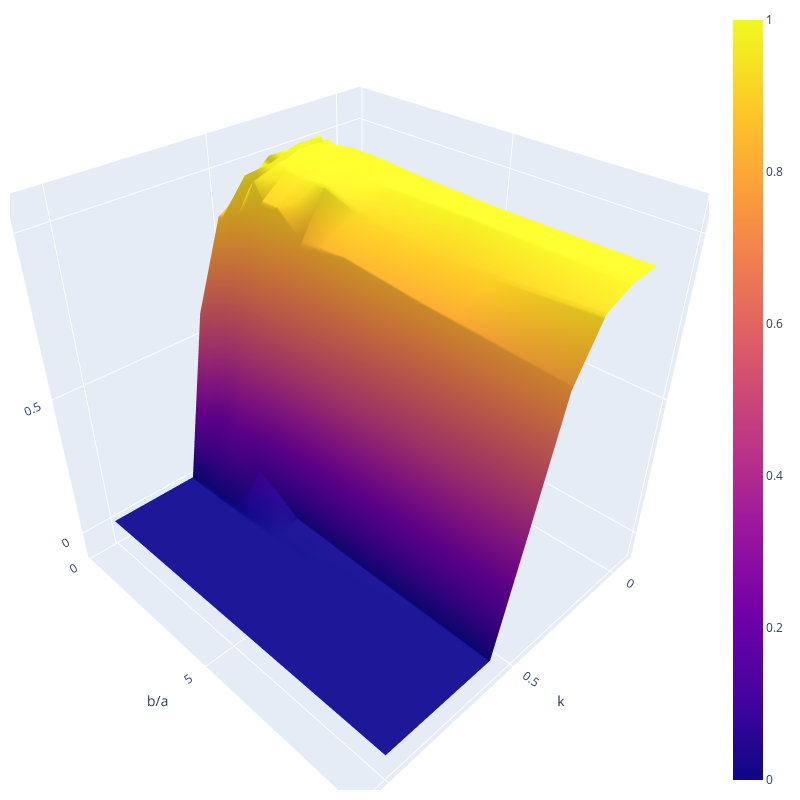

Notebook cell for this chart:
### Markdown cell above
Графики полученного распределения

### Code cell
X, Y = np.meshgrid(grid.index, grid.columns)
fig = go.Figure(data=[go.Surface(x=X,
                   y=Y,
                   z=grid,
                   #opacity=0.5,
                  )])

fig.update_layout(
    scene = dict(
        xaxis = dict(nticks=4, range=[-0.1, 1.1],  title= 'k' ),
        yaxis = dict(nticks=4, range=[-0.1, 10.1], title='b/a'),
        zaxis = dict(nticks=4, range=[-0.1, 1.1],  title= 'P' )),
    width=800,
    height=800,
    margin=dict(r=20, l=10, b=10, t=10))

fig.show()

### Figure 1 — Plotly figure (JSON) as saved in the notebook; plotly's stock layout.template omitted (floating-point values rounded to 4 significant figures)
{"data": [{"type": "surface", "x": [[0.1, 0.2, 0.3, 0.4, 0.5, 0.6, 0.7, 0.8, 0.9, 1], [0.1, 0.2, 0.3, 0.4, 0.5, 0.6, 0.7, 0.8, 0.9, 1], [0.1, 0.2, 0.3, 0.4, 0.5, 0.6, 0.7, 0.8, 0.9, 1], [0.1, 0.2, 0.3, 0.4, 0.5, 0.6, 0.7, 0.8, 0.9, 1], [0.1, 0.2, 0.3, 0.4, 0.5, 0.6, 0.7, 0.8, 0.9, 1], [0.1, 0.2, 0.3, 0.4, 0.5, 0.6, 0.7, 0.8, 0.9, 1], [0.1, 0.2, 0.3, 0.4, 0.5, 0.6, 0.7, 0.8, 0.9, 1], [0.1, 0.2, 0.3, 0.4, 0.5, 0.6, 0.7, 0.8, 0.9, 1], [0.1, 0.2, 0.3, 0.4, 0.5, 0.6, 0.7, 0.8, 0.9, 1], [0.1, 0.2, 0.3, 0.4, 0.5, 0.6, 0.7, 0.8, 0.9, 1]], "y": [[0.1, 0.1, 0.1, 0.1, 0.1, 0.1, 0.1, 0.1, 0.1, 0.1], [0.17, 0.17, 0.17, 0.17, 0.17, 0.17, 0.17, 0.17, 0.17, 0.17], [0.28, 0.28, 0.28, 0.28, 0.28, 0.28, 0.28, 0.28, 0.28, 0.28], [0.46, 0.46, 0.46, 0.46, 0.46, 0.46, 0.46, 0.46, 0.46, 0.46], [0.77, 0.77, 0.77, 0.77, 0.77, 0.77, 0.77, 0.77, 0.77, 0.77], [1.29, 1.29, 1.29, 1.29, 1.29, 1.29, 1.29, 1.29, 1.29, 1.29], [2.15, 2.15, 2.15, 2.15, 2.15, 2.15, 2.15, 2.15, 2.15, 2.15], [3.59, 3.59, 3.59, 3.59, 3.59, 3.59, 3.59, 3.59, 3.59, 3.59], [5.99, 5.99, 5.99, 5.99, 5.99, 5.99, 5.99, 5.99, 5.99, 5.99], [10, 10, 10, 10, 10, 10, 10, 10, 10, 10]], "z": [[1, 0.99, 0.99, 0.92, 0.86, 0.58, 0, 0, 0, 0], [1, 1, 0.97, 0.96, 0.85, 0.45, 0, 0, 0, 0], [0.99, 0.99, 0.96, 0.92, 0.78, 0.45, 0, 0, 0, 0], [1, 0.99, 0.98, 0.95, 0.71, 0.32, 0, 0, 0, 0], [0.99, 0.99, 0.97, 0.9, 0.67, 0.22, 0, 0, 0, 0], [1, 0.98, 0.96, 0.9, 0.65, 0.26, 0, 0, 0, 0], [1, 0.97, 0.97, 0.82, 0.61, 0.12, 0, 0, 0, 0], [0.99, 0.98, 0.92, 0.84, 0.55, 0.02, 0, 0, 0, 0], [0.98, 0.98, 0.9, 0.81, 0.46, 0.01, 0, 0, 0, 0], [0.98, 0.97, 0.93, 0.77, 0.38, 0, 0, 0, 0, 0]]}], "layout": {"height": 800, "margin": {"b": 10, "l": 10, "r": 20, "t": 10}, "scene": {"xaxis": {"nticks": 4, "range": [-0.1, 1.1], "title": {"text": "k"}}, "yaxis": {"nticks": 4, "range": [-0.1, 10.1], "title": {"text": "b/a"}}, "zaxis": {"nticks": 4, "range": [-0.1, 1.1], "title": {"text": "P"}}}, "width": 800}}
